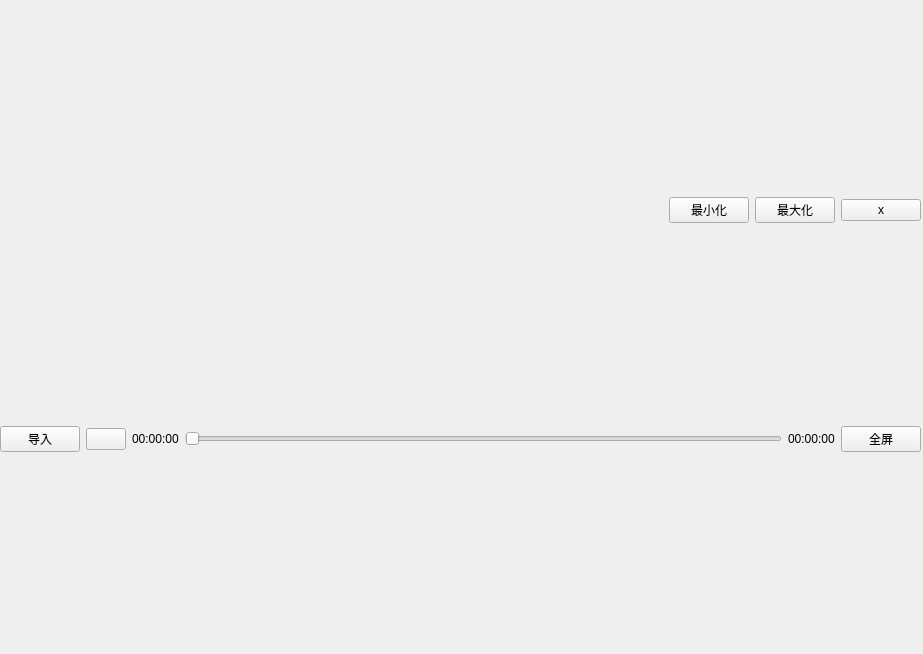
<?xml version="1.0" encoding="UTF-8"?>
<ui version="4.0">
 <class>Widget</class>
 <widget class="QWidget" name="Widget">
  <property name="geometry">
   <rect>
    <x>0</x>
    <y>0</y>
    <width>923</width>
    <height>654</height>
   </rect>
  </property>
  <property name="windowTitle">
   <string>Widget</string>
  </property>
  <widget class="QWidget" name="verticalLayoutWidget_2">
   <property name="geometry">
    <rect>
     <x>0</x>
     <y>0</y>
     <width>921</width>
     <height>651</height>
    </rect>
   </property>
   <layout class="QVBoxLayout" name="verticalLayout_2" stretch="1,14,2">
    <item>
     <layout class="QHBoxLayout" name="horizontalLayout_2" stretch="30,0,0,1">
      <item>
       <widget class="QWidget" name="widget" native="true"/>
      </item>
      <item>
       <widget class="QPushButton" name="pushButton_3">
        <property name="text">
         <string>最小化</string>
        </property>
       </widget>
      </item>
      <item>
       <widget class="QPushButton" name="pushButton_2">
        <property name="text">
         <string>最大化</string>
        </property>
       </widget>
      </item>
      <item>
       <widget class="QPushButton" name="pushButton">
        <property name="text">
         <string>x</string>
        </property>
       </widget>
      </item>
     </layout>
    </item>
    <item>
     <layout class="QVBoxLayout" name="videoLayout"/>
    </item>
    <item>
     <layout class="QHBoxLayout" name="horizontalLayout" stretch="1,0,1,30,1,1">
      <item>
       <widget class="QPushButton" name="addButton">
        <property name="text">
         <string>导入</string>
        </property>
       </widget>
      </item>
      <item>
       <widget class="QPushButton" name="playButton">
        <property name="sizePolicy">
         <sizepolicy hsizetype="Fixed" vsizetype="Fixed">
          <horstretch>100</horstretch>
          <verstretch>200</verstretch>
         </sizepolicy>
        </property>
        <property name="styleSheet">
         <string notr="true">border-image: url(:/icon/resource/播放.png);</string>
        </property>
        <property name="text">
         <string/>
        </property>
       </widget>
      </item>
      <item>
       <widget class="QLabel" name="timeLabel">
        <property name="text">
         <string>00:00:00</string>
        </property>
       </widget>
      </item>
      <item>
       <widget class="videoSlider" name="horizontalSlider">
        <property name="orientation">
         <enum>Qt::Horizontal</enum>
        </property>
       </widget>
      </item>
      <item>
       <widget class="QLabel" name="allTimeLabel">
        <property name="text">
         <string>00:00:00</string>
        </property>
       </widget>
      </item>
      <item>
       <widget class="QPushButton" name="allScreamButton">
        <property name="text">
         <string>全屏</string>
        </property>
       </widget>
      </item>
     </layout>
    </item>
   </layout>
  </widget>
 </widget>
 <customwidgets>
  <customwidget>
   <class>videoSlider</class>
   <extends>QSlider</extends>
   <header>videoslider.h</header>
  </customwidget>
 </customwidgets>
 <resources/>
 <connections/>
</ui>
